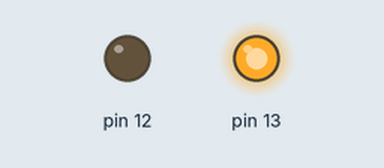
A sketch run on a simulated Arduino Uno, built with avr-gcc and run on an emulated ATmega328P. On the bench: output pins drawn as LEDs (lit = HIGH).

Above: at 0.7 s.
At 5.2 s:
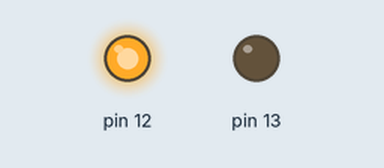
Timing chart, 0 to 6.9 s (numbered marks = the images above):
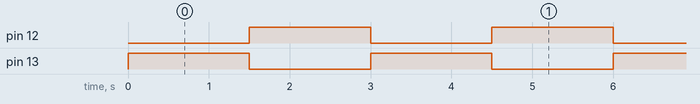

Measured:
- by itself, pin 12, pin 13: alternates HIGH for 1.5 s and LOW for 1.5 s
- by itself, everything shown: repeats every 3.0 s, in 3 steps

The sketch:

sketch_jul13b.ino
```cpp
void setup()
{
  pinMode(13, OUTPUT);
  pinMode(12, OUTPUT);
}
void loop()
{
  digitalWrite(13, HIGH);
  delay(1500);
  digitalWrite(13, LOW);

  digitalWrite(12,HIGH);
  delay(1500);
  digitalWrite(12, LOW);
}
```
